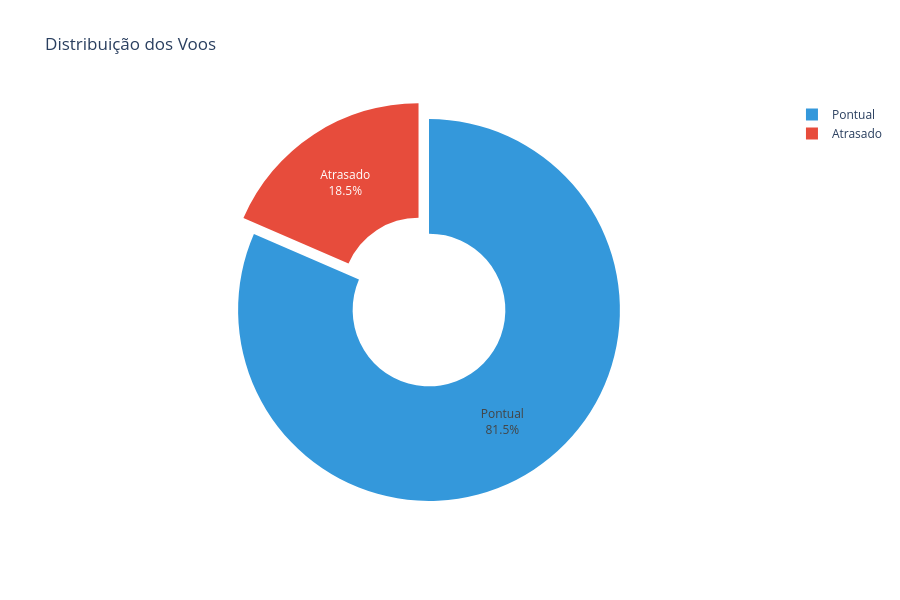

Write notebook code for a chart like this one.
### Markdown cell above
Qual é a distribuição na base entre voos atrasados e pontuais?

### Code cell
df_balance = df['IS_DELAYED'].value_counts().reset_index()
df_balance.columns = ['TARGET_STATUS', 'COUNT']
df_balance['STATUS_NAME'] = df_balance['TARGET_STATUS'].map({0: 'Pontual', 1: 'Atrasado'})

fig = px.pie(
    df_balance, 
    values='COUNT', 
    names='STATUS_NAME', 
    title='Distribuição dos Voos',
    color='STATUS_NAME',
    color_discrete_map={'Pontual': '#3498db', 'Atrasado': '#e74c3c'},
    hole=0.4
)
fig.update_traces(
    textinfo='percent+label',
    pull=[0, 0.1]
)
fig.update_layout(
    template='plotly_white',
    height=600, 
)
fig.show()

### Figure 1 — Plotly figure (JSON) as saved in the notebook; plotly's stock layout.template omitted (floating-point values rounded to 4 significant figures)
{"data": [{"customdata": [["Pontual"], ["Atrasado"]], "domain": {"x": [0, 1], "y": [0, 1]}, "hole": 0.4, "hovertemplate": "STATUS_NAME=%{customdata[0]}<br>COUNT=%{value}<extra></extra>", "labels": ["Pontual", "Atrasado"], "legendgroup": "", "marker": {"colors": ["#3498db", "#e74c3c"]}, "name": "", "pull": [0, 0.1], "showlegend": true, "textinfo": "percent+label", "type": "pie", "values": [4257127, 964873]}], "layout": {"height": 600, "legend": {"tracegroupgap": 0}, "title": {"text": "Distribuição dos Voos"}}}
